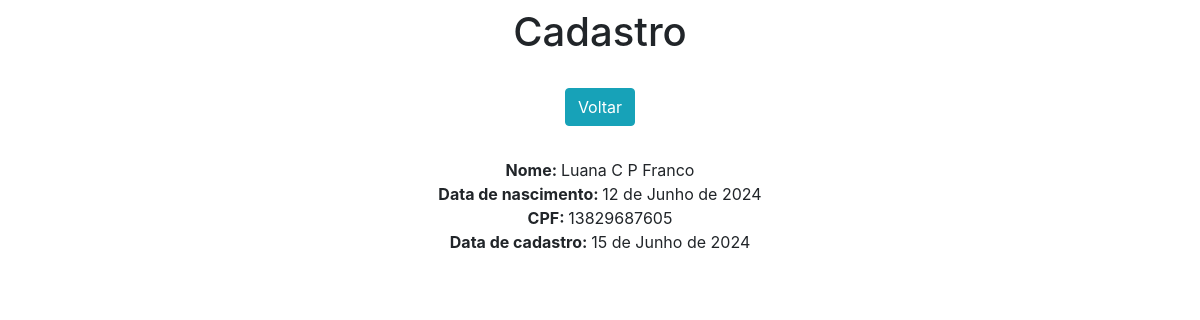
The page /view/15/ on the database its author committed.
### app/models.py (models this page shows)
class Usuarios (models.Model):
    nome = models.CharField(max_length=150)
    data_nasc = models.DateField(auto_now=False, auto_now_add=False)
    cpf = models.CharField(max_length=11)
    data_cad = models.DateField(auto_now=False, auto_now_add=False)

### app/views.py (the view)
# urls.py: path('view/<int:pk>/', view, name='view'),
def view(request, pk):
        data = {}
        data['db'] = Usuarios.objects.get(pk=pk)
        return render(request, 'view.html', data)

### app/templates/view.html (shortened to what this page needs)
<!doctype html>
<html lang="pt-br">
  <head>
    <link rel="stylesheet" href="https://cdn.jsdelivr.net/npm/bootstrap@4.4.1/dist/css/bootstrap.min.css">
  </head>
  <body>
    <div class="col-8 m-auto pt-2 pb-2 text-center">
        <h1>Cadastro</h1>
    </div>
    <div class="col-8 m-auto pt-3 pb-2 text-center">
        <a href="/" class="btn btn-info">Voltar</a>
    </div>
    <div class="col-8 m-auto pt-4 pb-2 text-center">
        <strong>Nome: </strong>{{db.nome}} <br>
        <strong>Data de nascimento: </strong>{{db.data_nasc}} <br>
        <strong>CPF: </strong>{{db.cpf}} <br>
        <strong>Data de cadastro: </strong>{{db.data_cad}} <br>
    </div>
  </body>
</html>

### rows shown on the page
Usuarios: nome "Luana C P Franco", data_nasc "12 de Junho de 2024", cpf "13829687605", data_cad "15 de Junho de 2024"
